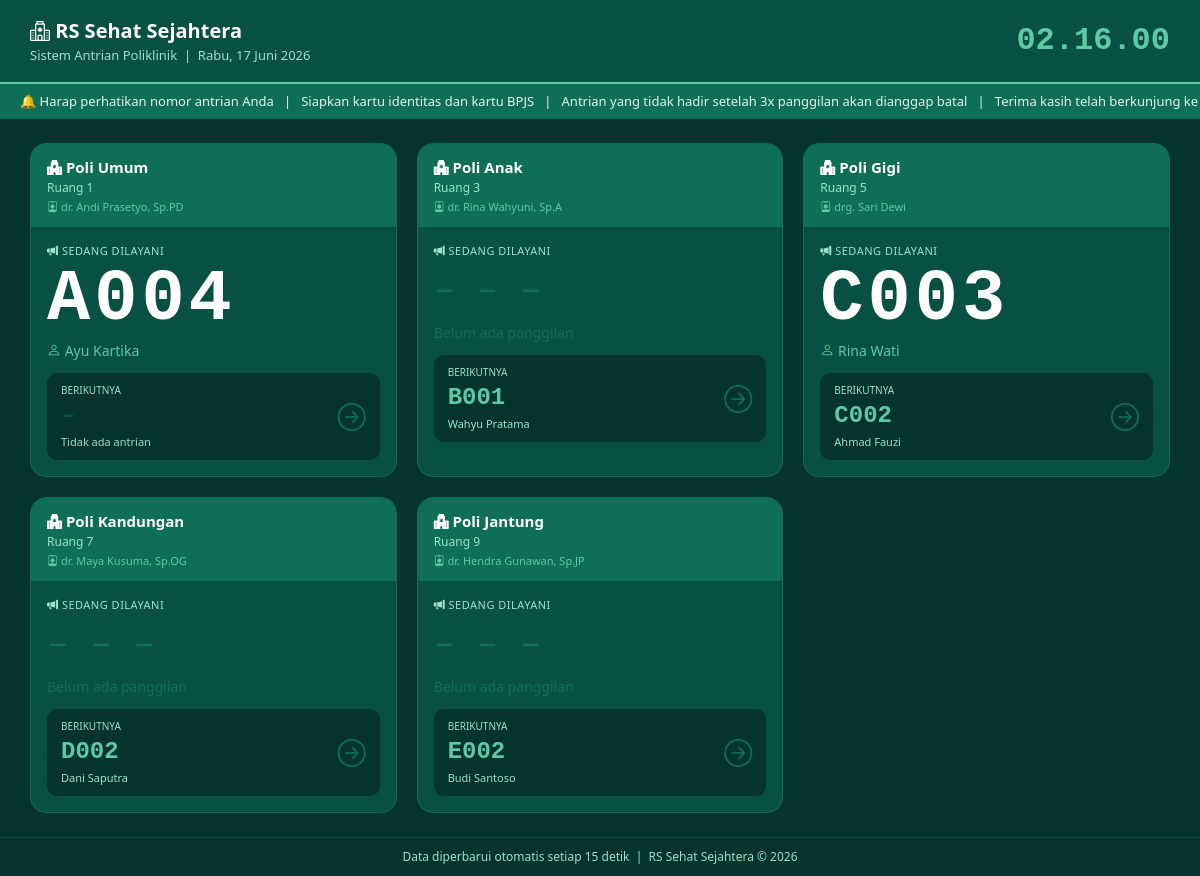
The app's page /display/ with its own data.
### antrian/models.py (models this page shows, shortened)
class Poliklinik(models.Model):
    KODE_CHOICES = [
        ('A', 'Poli Umum'),
        ('B', 'Poli Anak'),
        ('C', 'Poli Gigi'),
        ('D', 'Poli Kandungan'),
        ('E', 'Poli Jantung'),
        ('F', 'Poli Mata'),
    ]
    kode = models.CharField(max_length=2, unique=True)
    nama = models.CharField(max_length=100)
    ruangan = models.CharField(max_length=20, default='Ruang 1')
    dokter = models.CharField(max_length=100, blank=True)
    aktif = models.BooleanField(default=True)
    class Meta:
        verbose_name = 'Poliklinik'
        verbose_name_plural = 'Poliklinik'
        ordering = ['kode']

class Antrian(models.Model):
    STATUS_CHOICES = [
        ('menunggu', 'Menunggu'),
        ('dipanggil', 'Dipanggil'),
        ('dilayani', 'Sedang Dilayani'),
        ('selesai', 'Selesai'),
        ('batal', 'Batal / Tidak Hadir'),
    ]
    poliklinik = models.ForeignKey(Poliklinik, on_delete=models.CASCADE)
    pasien = models.ForeignKey(Pasien, on_delete=models.CASCADE, null=True, blank=True)
    nama_pasien = models.CharField(max_length=150)
    nik = models.CharField(max_length=16, blank=True)
    jenis_pasien = models.CharField(max_length=10, choices=Pasien.JENIS_CHOICES, default='umum')
    keluhan = models.TextField(blank=True)
    nomor_urut = models.PositiveIntegerField()
    kode_antrian = models.CharField(max_length=10)
    tanggal = models.DateField(default=timezone.localdate)
    waktu_daftar = models.DateTimeField(auto_now_add=True)
    waktu_panggil = models.DateTimeField(null=True, blank=True)
    waktu_selesai = models.DateTimeField(null=True, blank=True)
    status = models.CharField(max_length=15, choices=STATUS_CHOICES, default='menunggu')
    catatan_dokter = models.TextField(blank=True)
    class Meta:
        verbose_name = 'Antrian'
        verbose_name_plural = 'Antrian'
        ordering = ['tanggal', 'poliklinik', 'nomor_urut']
        unique_together = ['poliklinik', 'tanggal', 'nomor_urut']

### antrian/views.py (the view)
# urls.py: path('display/', views.display_board, name='display_board'),
def display_board(request):
    hari_ini = timezone.localdate()
    poli_list = Poliklinik.objects.filter(aktif=True)
    board_data = []
    for poli in poli_list:
        sedang = poli.antrian_set.filter(
            tanggal=hari_ini,
            status__in=['dipanggil', 'dilayani']
        ).order_by('nomor_urut').first()
        berikutnya = poli.antrian_set.filter(
            tanggal=hari_ini,
            status='menunggu'
        ).order_by('nomor_urut').first()
        board_data.append({
            'poli': poli,
            'sedang': sedang,
            'berikutnya': berikutnya,
        })
    return render(request, 'antrian/display_board.html', {
        'board_data': board_data,
        'tanggal': hari_ini,
    })

### antrian/templates/antrian/display_board.html (shortened to what this page needs)
<!DOCTYPE html>
<html lang="id">
<head>
  <link href="https://cdn.jsdelivr.net/npm/bootstrap@5.3.0/dist/css/bootstrap.min.css" rel="stylesheet">
  <link href="https://cdn.jsdelivr.net/npm/bootstrap-icons@1.11.0/font/bootstrap-icons.css" rel="stylesheet">
</head>
<body>
<div class="header">
  <div>
    <div class="header-title"><i class="bi bi-hospital"></i> RS Sehat Sejahtera</div>
    <div class="header-sub">Sistem Antrian Poliklinik &nbsp;|&nbsp; {{ tanggal|date:"l, d F Y" }}</div>
  </div>
  <div class="header-time" id="jam-board">00:00:00</div>
</div>
<div class="ticker">
  <span>🔔 Harap perhatikan nomor antrian Anda &nbsp;&nbsp;|&nbsp;&nbsp; Siapkan kartu identitas dan kartu BPJS &nbsp;&nbsp;|&nbsp;&nbsp; Antrian yang tidak hadir setelah 3x panggilan akan dianggap batal &nbsp;&nbsp;|&nbsp;&nbsp; Terima kasih telah berkunjung ke RS Sehat Sejahtera</span>
</div>
<div class="board" id="board">
  {% for item in board_data %}
  <div class="poli-card">
    <div class="poli-header">
      <div class="poli-nama"><i class="bi bi-hospital-fill"></i> {{ item.poli.nama }}</div>
      <div class="poli-ruang">{{ item.poli.ruangan }}</div>
      {% if item.poli.dokter %}<div class="poli-dokter"><i class="bi bi-person-badge"></i> {{ item.poli.dokter }}</div>{% endif %}
    </div>
    <div class="poli-body">
      <div class="now-label"><i class="bi bi-megaphone-fill blink"></i> Sedang Dilayani</div>
      {% if item.sedang %}
      <div class="now-number">{{ item.sedang.kode_antrian }}</div>
      <div class="now-nama"><i class="bi bi-person"></i> {{ item.sedang.nama_pasien }}</div>
      {% else %}
      <div class="kosong">– – –</div>
      <div class="now-nama" style="color:#0F6E56">Belum ada panggilan</div>
      {% endif %}
      <div class="next-box">
        <div>
          <div class="next-label">Berikutnya</div>
          {% if item.berikutnya %}
          <div class="next-num">{{ item.berikutnya.kode_antrian }}</div>
          <div class="next-nama">{{ item.berikutnya.nama_pasien }}</div>
          {% else %}
          <div class="next-num" style="color:#085041">–</div>
          <div class="next-nama">Tidak ada antrian</div>
          {% endif %}
        </div>
        <i class="bi bi-arrow-right-circle" style="font-size:28px;color:#0F6E56"></i>
      </div>
    </div>
  </div>
  {% endfor %}
</div>
<div class="footer">
  Data diperbarui otomatis setiap 15 detik &nbsp;|&nbsp; RS Sehat Sejahtera &copy; 2026
</div>
</body>
</html>

### antrian/templates/antrian/display_board.html (style rules this page uses)
* { box-sizing: border-box; margin: 0; padding: 0; }
body { background: #04342C; color: #fff; min-height: 100vh; font-family: 'Segoe UI', sans-serif; }
.header { background: #085041; padding: 16px 30px; display: flex; align-items: center; justify-content: space-between; border-bottom: 2px solid #5DCAA5; }
.header-title { font-size: 20px; font-weight: 700; }
.header-sub { font-size: 13px; color: #9FE1CB; }
.header-time { font-size: 32px; font-weight: 700; font-family: 'Courier New'; color: #5DCAA5; }
.ticker { background: #0F6E56; padding: 8px 20px; font-size: 13px; color: #E1F5EE; overflow: hidden; white-space: nowrap; }
.ticker span { display: inline-block; animation: ticker 20s linear infinite; }
.board { padding: 24px 30px; display: grid; grid-template-columns: repeat(auto-fit, minmax(300px, 1fr)); gap: 20px; }
.poli-card { background: #085041; border-radius: 16px; overflow: hidden; border: 1px solid #0F6E56; }
.poli-header { background: #0F6E56; padding: 12px 16px; }
.poli-nama { font-size: 15px; font-weight: 700; color: #fff; }
.poli-ruang { font-size: 12px; color: #9FE1CB; }
.poli-dokter { font-size: 11px; color: #5DCAA5; margin-top: 2px; }
.poli-body { padding: 16px; }
.now-label { font-size: 11px; color: #9FE1CB; text-transform: uppercase; letter-spacing: .5px; margin-bottom: 4px; }
.now-number { font-size: 72px; font-weight: 800; font-family: 'Courier New'; color: #fff; letter-spacing: 4px; line-height: 1; }
.now-nama { font-size: 14px; color: #5DCAA5; margin-top: 4px; }
.next-box { background: #04342C; border-radius: 10px; padding: 10px 14px; margin-top: 12px; display: flex; justify-content: space-between; align-items: center; }
.next-label { font-size: 10px; color: #9FE1CB; text-transform: uppercase; }
.next-num { font-size: 24px; font-weight: 700; font-family: 'Courier New'; color: #5DCAA5; }
.next-nama { font-size: 11px; color: #9FE1CB; }
.kosong { font-size: 36px; color: #0F6E56; font-family: 'Courier New'; }
.blink { animation: blink 1s step-end infinite; }
.footer { background: #04342C; padding: 10px 30px; border-top: 1px solid #085041; text-align: center; color: #9FE1CB; font-size: 12px; }

### records on screen
Poliklinik: poli.nama "Poli Umum", poli.ruangan "Ruang 1", poli.dokter "dr. Andi Prasetyo, Sp.PD", sedang.kode_antrian "A004", sedang.nama_pasien "Ayu Kartika", shows "Tidak ada antrian"
Poliklinik: poli.nama "Poli Anak", poli.ruangan "Ruang 3", poli.dokter "dr. Rina Wahyuni, Sp.A", shows "Belum ada panggilan", berikutnya.kode_antrian "B001", berikutnya.nama_pasien "Wahyu Pratama"
Poliklinik: poli.nama "Poli Gigi", poli.ruangan "Ruang 5", poli.dokter "drg. Sari Dewi", sedang.kode_antrian "C003", sedang.nama_pasien "Rina Wati", berikutnya.kode_antrian "C002", berikutnya.nama_pasien "Ahmad Fauzi"
Poliklinik: poli.nama "Poli Kandungan", poli.ruangan "Ruang 7", poli.dokter "dr. Maya Kusuma, Sp.OG", shows "Belum ada panggilan", berikutnya.kode_antrian "D002", berikutnya.nama_pasien "Dani Saputra"
Poliklinik: poli.nama "Poli Jantung", poli.ruangan "Ruang 9", poli.dokter "dr. Hendra Gunawan, Sp.JP", shows "Belum ada panggilan", berikutnya.kode_antrian "E002", berikutnya.nama_pasien "Budi Santoso"

### other values on screen
{{ tanggal|date:"l, d F Y" }} "Rabu, 17 Juni 2026"
